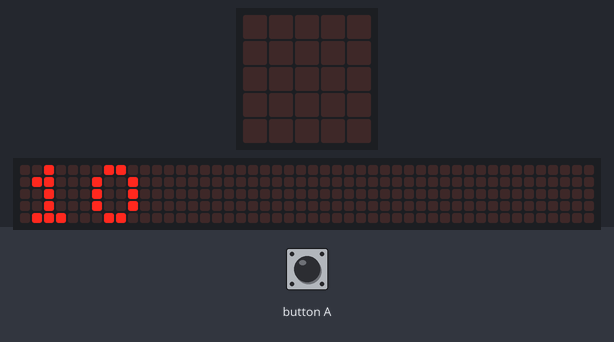
This program was run on a simulated BBC micro:bit (MakeCode). Parts: the board's 5×5 LED display, a strip that is not on the board, showing the scrolling text unrolled. The 48×5 strip is a reading aid, not a part: it shows the text the display is scrolling, unrolled, one strip-width of it at a time.

Above: at 0.15 s.
At 2.17 s:
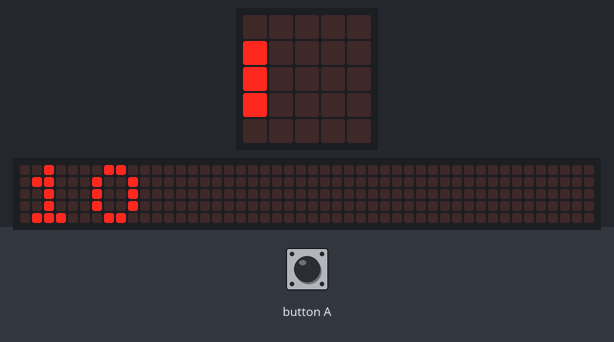
At 9.1 s:
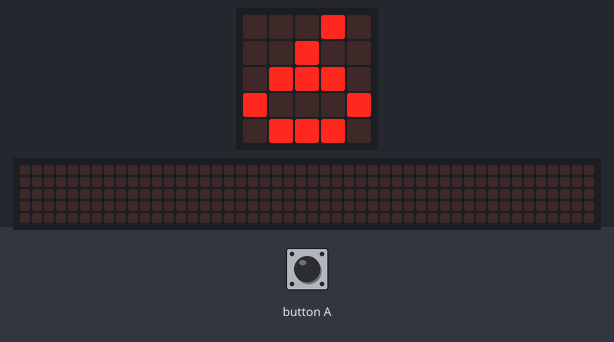
At 17.9 s:
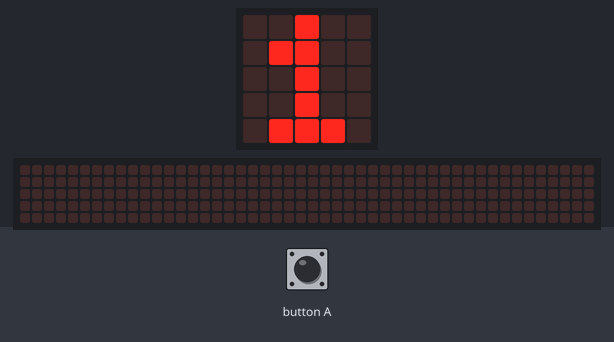
At 28.6 s:
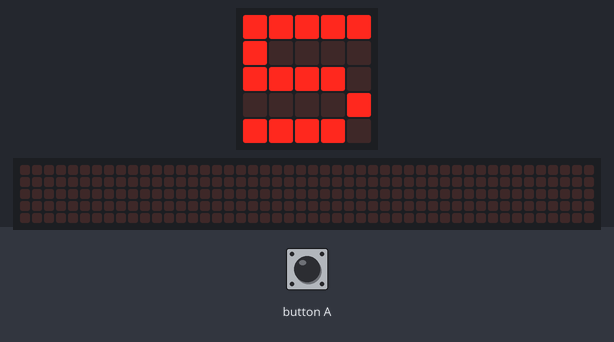
At 37.4 s:
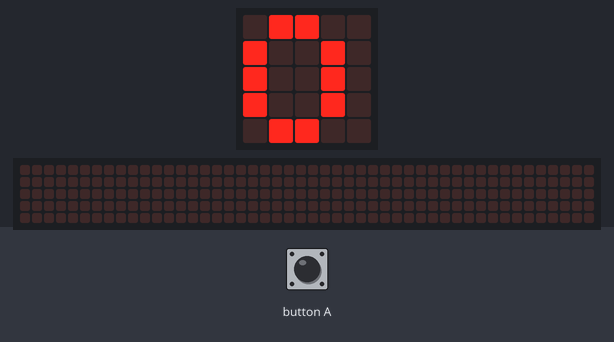

The program:

main.ts
```typescript
input.onButtonPressed(Button.A, function () {
    contador = 10
})
let contador = 0
contador = 11
basic.forever(function () {
    contador += -1
    basic.showNumber(contador)
    if (contador < 1) {
        contador += 10
    }
    basic.pause(1000)
})
```

test.ts
```typescript
// aquí va el archivo "tests"; esto no se compilará cuando este paquete se utilice como una extensión.
```

Measured:
- what the display in image 2 shows lasts 1.8 s, from 9.0 s to 10.8 s
